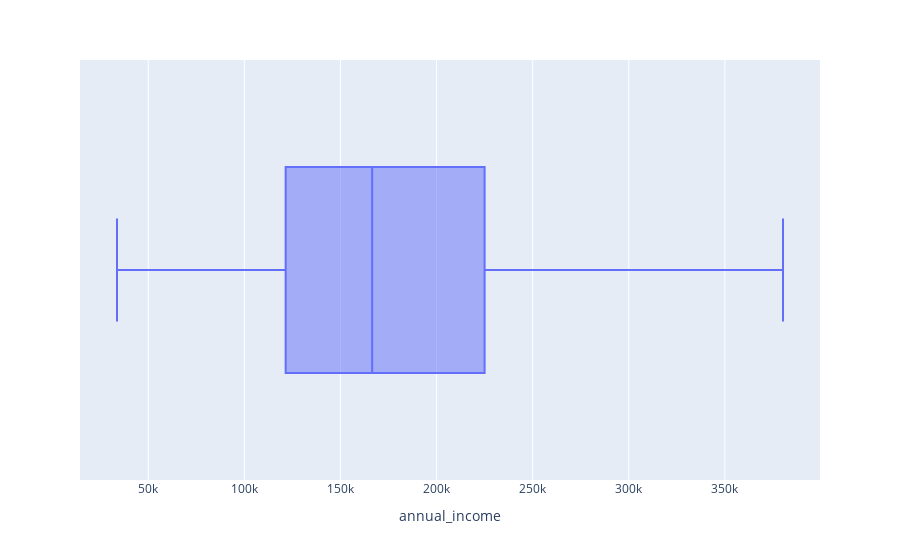

This figure's notebook cell:
### Code cell
import plotly.express as px

fig = px.box(df, x='annual_income')
fig.show()

### Figure 1 — Plotly figure (JSON) as saved in the notebook; plotly's stock layout.template omitted (floating-point values rounded to 4 significant figures; data arrays with more than 128 entries replaced by an {"elided": "..."} marker saying what was removed)
{"data": [{"alignmentgroup": "True", "hovertemplate": "annual_income=%{x}<extra></extra>", "legendgroup": "", "marker": {"color": "#636efa"}, "name": "", "notched": false, "offsetgroup": "", "orientation": "h", "showlegend": false, "type": "box", "x": {"elided": "1548 float values"}, "x0": " ", "xaxis": "x", "y0": " ", "yaxis": "y"}], "layout": {"boxmode": "group", "legend": {"tracegroupgap": 0}, "margin": {"t": 60}, "xaxis": {"anchor": "y", "domain": [0, 1], "title": {"text": "annual_income"}}, "yaxis": {"anchor": "x", "domain": [0, 1]}}}
